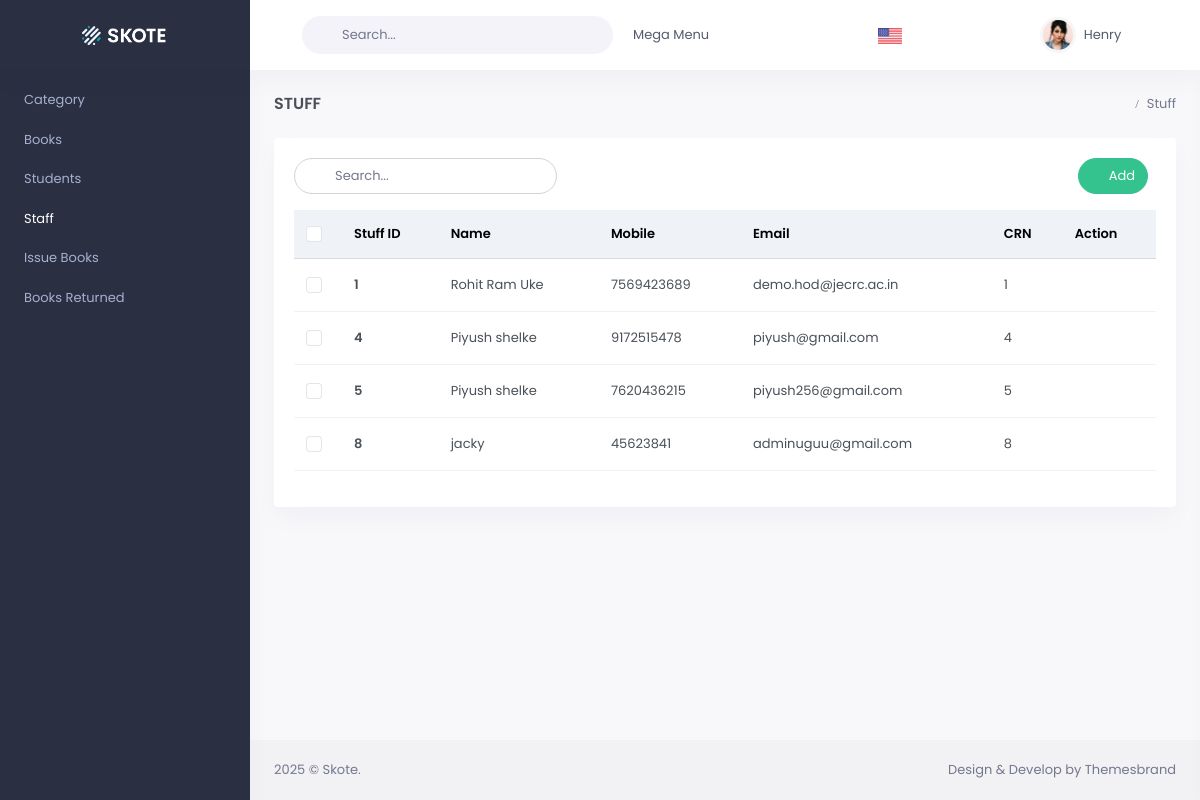
The page /stuff/ on the database its author committed.
### Page/models.py (models this page shows)
class Stuff(models.Model):
    id = models.AutoField(primary_key=True)
    name = models.CharField(max_length=50, verbose_name="Full Name")
    mobile = models.CharField(max_length=10, verbose_name="Mobile Number")
    email = models.EmailField(max_length=254, unique=True, verbose_name="Email Address")
    crn = models.CharField(max_length=10, verbose_name="CRN")
    password = models.CharField(max_length=128, verbose_name="Password")

### Page/views.py (the view)
# urls.py: path('stuff/', views.stuff, name='stuff'),
def stuff(request):
    stuff = Stuff.objects.all()
    print(stuff)
    return render(request, 'stuff.html', {'stuff': stuff})

### templates/stuff.html (shortened to what this page needs)
{% extends "layouts/base.html" %} {% load static %} {% block content %}
<body>
  <div class="main-content">
    <div class="page-content">
      <div class="container-fluid">
        <div class="row">
          <div class="col-12">
            <div class="page-title-box d-sm-flex align-items-center justify-content-between">
              <h4 class="mb-sm-0 font-size-18">Stuff</h4>
              <div class="page-title-right">
                <ol class="breadcrumb m-0">
                  <li class="breadcrumb-item active">Stuff</li>
                </ol>
              </div>
            </div>
          </div>
        </div>
        <div class="row">
          <div class="col-12">
            <div class="card">
              <div class="card-body">
                <div class="row mb-2">
                  <div class="col-sm-4">
                    <div class="search-box me-2 mb-2 d-inline-block">
                      <div class="position-relative">
                        <input type="text" class="form-control" placeholder="Search..." id="searchInput" oninput="searchElement()">
                        <i class="bx bx-search-alt search-icon"></i>
                      </div>
                    </div>
                  </div>
                  <div class="col-sm-8">
                    <div class="text-sm-end">
                      <button type="button" class="btn btn-success btn-rounded waves-effect waves-light mb-2 me-2" onclick="addStuff()">
                        <i class="mdi mdi-plus me-1"></i> Add
                      </button>
                    </div>
                  </div>
                </div>
                <div class="table-responsive">
                  <div id="searchResultsContainer">
                  <table class="table align-middle table-nowrap table-check">
                    <thead class="table-light">
                      <tr>
                        <th style="width: 20px" class="align-middle">
                          <div class="form-check font-size-16">
                            <input class="form-check-input" type="checkbox" id="checkAll" />
                          </div>
                        </th>
                        <th class="align-middle">Stuff ID</th>
                        <th class="align-middle">Name</th>
                        <th class="align-middle">Mobile</th>
                        <th class="align-middle">Email</th>
                        <th class="align-middle">CRN</th>
                        <th class="align-middle">Action</th>
                      </tr>
                    </thead>
                    <tbody>
                      {% for stuff in stuff %}
                      <tr id="item-{{ stuff.id }}">
                        <td>
                          <div class="form-check font-size-16">
                            <input class="form-check-input" type="checkbox" id="orderidcheck09" />
                          </div>
                        </td>
                        <td>
                          <a href="javascript: void(0);" class="text-body fw-bold">{{stuff.id}}</a>
                        </td>
                        <td>{{ stuff.name }}</td>
                        <td>{{ stuff.mobile }}</td>
                        <td>{{ stuff.email }}</td>
                        <td>{{ stuff.id }}</td>
                        <td>
                          <div class="d-flex gap-3">
                            <a href="javascript:void(0);" class="text-success"><i
                                class="mdi mdi-pencil font-size-18" onclick="editbtn('{{stuff.id}}')"></i></a>
                            <a href="javascript:void(0);" class="text-danger"><i class="mdi mdi-delete font-size-18" onclick="deletebtn('{{ stuff.id }}')"></i></a>
                          </div>
                        </td>
                      </tr>
                      {% endfor %}
                    </tbody>
                  </table>
                </div>
                </div>
              </div>
            </div>
          </div>
        </div>
      </div>
    </div>
  </div>
</body>
{% endblock %}

### rows shown on the page
Stuff: id "1", name "Rohit Ram Uke", mobile "7569423689", email "demo.hod@jecrc.ac.in"
Stuff: id "4", name "Piyush shelke", mobile "9172515478", email "piyush@gmail.com"
Stuff: id "5", name "Piyush shelke", mobile "7620436215", email "piyush256@gmail.com"
Stuff: id "8", name "jacky", mobile "45623841", email "adminuguu@gmail.com"
